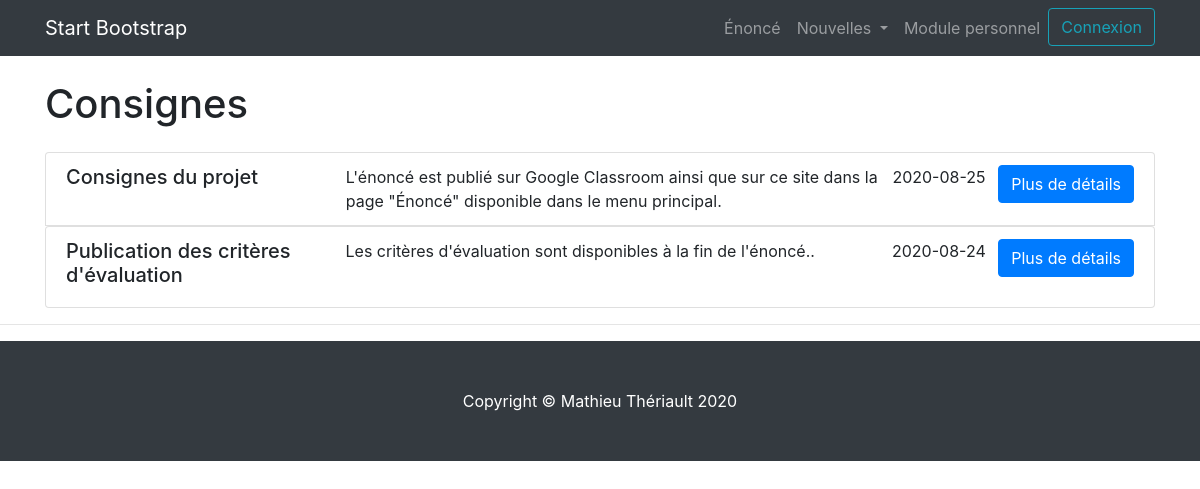
/projet_final/nouvelles_categorie.php?id=2, run on the app's committed database.
### tables this page shows
CREATE TABLE `nouvelles` (
  `id` int(11) NOT NULL,
  `titre` varchar(50) NOT NULL,
  `description_courte` varchar(125) NOT NULL,
  `description_longue` text NOT NULL,
  `date_nouvelle` date NOT NULL,
  `actif` tinyint(1) NOT NULL,
  `fk_categorie` int(11) NOT NULL
);

CREATE TABLE `categories` (
  `id` int(11) NOT NULL,
  `categorie` varchar(50) NOT NULL
);

### projet_final/nouvelles_categorie.php (the view, shortened to what this page needs)
<?php include_once('include/header.php'); ?>
<?php include_once 'include/config.php'; ?>
  <div class="container">
  <?php
    $mysqli = new mysqli($host, $username, $password, $database);
    if (isset($_GET['id'])) {
      if ($res = $mysqli->prepare(
        "SELECT cat.id,
          cat.categorie as categorie,
          n.id as id,
          n.titre as titre,
          n.description_courte as short,
          n.date_nouvelle as nouvelle_date,
          n.actif,
          n.fk_categorie
          FROM categories as cat
          INNER JOIN nouvelles as n ON n.fk_categorie = cat.id
          WHERE cat.id = ? AND n.actif = 1
          ORDER BY date_nouvelle DESC")) {
        $res->bind_param("s", $_GET["id"]);
        if ($res->execute()) {
          $resultat = $res->get_result();
          $count = 0;
          while ($row = $resultat->fetch_assoc()) {
            if ($count == 0) {
              echo "<h1 class='my-4'>" . $row["categorie"] . "</h1>";
            }
            $count ++;
  ?>
  <ul class="list-group">
    <?php
              echo "
                <li class='list-group-item d-flex justify-content-between'>
                  <span class='w-25'><h5>" . $row["titre"] . "</h5></span>
                  <span class='w-50'>" . $row["short"] . "</span>
                  <span>" . $row["nouvelle_date"] . "</span>
                  <span><a role='button' class='btn btn-primary' href='nouvelle.php?id=" . $row["id"] . "'>Plus de détails</a></span>
                </li>
              ";
            }
          }
        }
      }
    ?>
  </ul>
  </div>
<?php include_once('include/footer.php'); ?>

### projet_final/css/modern-business.css (style rules this page uses)
body { padding-top: 56px; }

### data on the page
nouvelles: fk_categorie.categorie "Consignes", titre "Consignes du projet", description_courte "L'énoncé est publié sur Google Classroom ainsi que sur ce site dans la page \"Énoncé\" disponible dans le menu principal.", date_nouvelle "2020-08-25"
nouvelles: titre "Publication des critères d'évaluation", description_courte "Les critères d'évaluation sont disponibles à la fin de l'énoncé..", date_nouvelle "2020-08-24"
